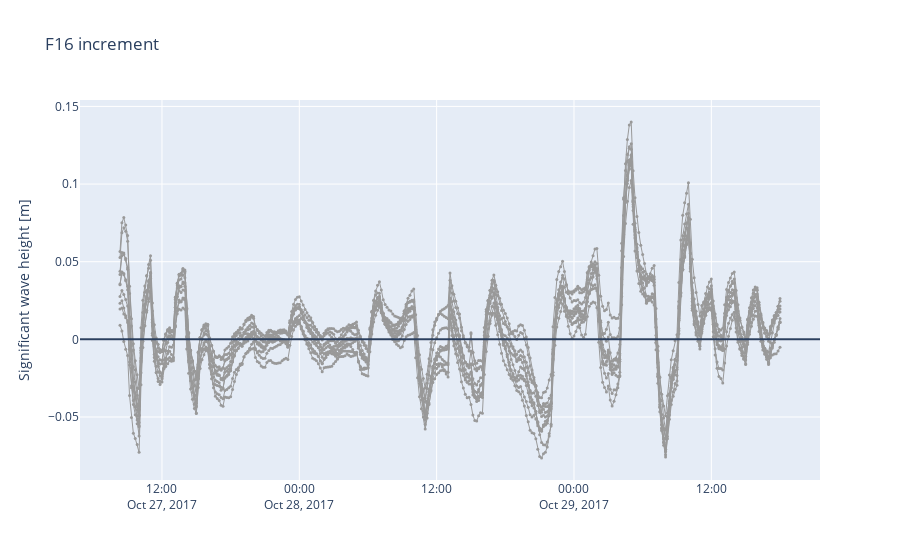

The code cell stored with this chart in its notebook:
### Code cell
diag.increment.iplot();

### Figure 1 — Plotly figure (JSON) as saved in the notebook; plotly's stock layout.template omitted (floating-point values rounded to 4 significant figures; data arrays with more than 128 entries replaced by an {"elided": "..."} marker saying what was removed)
{"data": [{"line": {"color": "#999999", "width": 1}, "marker": {"size": 3}, "mode": "lines+markers", "name": "State 1", "showlegend": false, "type": "scatter", "x": {"elided": "347 str values"}, "y": {"elided": "347 float values"}}, {"line": {"color": "#999999", "width": 1}, "marker": {"size": 3}, "mode": "lines+markers", "name": "State 2", "showlegend": false, "type": "scatter", "x": {"elided": "347 str values"}, "y": {"elided": "347 float values"}}, {"line": {"color": "#999999", "width": 1}, "marker": {"size": 3}, "mode": "lines+markers", "name": "State 3", "showlegend": false, "type": "scatter", "x": {"elided": "347 str values"}, "y": {"elided": "347 float values"}}, {"line": {"color": "#999999", "width": 1}, "marker": {"size": 3}, "mode": "lines+markers", "name": "State 4", "showlegend": false, "type": "scatter", "x": {"elided": "347 str values"}, "y": {"elided": "347 float values"}}, {"line": {"color": "#999999", "width": 1}, "marker": {"size": 3}, "mode": "lines+markers", "name": "State 5", "showlegend": false, "type": "scatter", "x": {"elided": "347 str values"}, "y": {"elided": "347 float values"}}, {"line": {"color": "#999999", "width": 1}, "marker": {"size": 3}, "mode": "lines+markers", "name": "State 6", "showlegend": false, "type": "scatter", "x": {"elided": "347 str values"}, "y": {"elided": "347 float values"}}, {"line": {"color": "#999999", "width": 1}, "marker": {"size": 3}, "mode": "lines+markers", "name": "State 7", "showlegend": false, "type": "scatter", "x": {"elided": "347 str values"}, "y": {"elided": "347 float values"}}, {"line": {"color": "#999999", "width": 1}, "marker": {"size": 3}, "mode": "lines+markers", "name": "State 8", "showlegend": false, "type": "scatter", "x": {"elided": "347 str values"}, "y": {"elided": "347 float values"}}, {"line": {"color": "#999999", "width": 1}, "marker": {"size": 3}, "mode": "lines+markers", "name": "State 9", "showlegend": false, "type": "scatter", "x": {"elided": "347 str values"}, "y": {"elided": "347 float values"}}, {"line": {"color": "#999999", "width": 1}, "marker": {"size": 3}, "mode": "lines+markers", "name": "State 10", "showlegend": false, "type": "scatter", "x": {"elided": "347 str values"}, "y": {"elided": "347 float values"}}], "layout": {"shapes": [{"type": "line", "x0": 0, "x1": 1, "xref": "x domain", "y0": 0, "y1": 0, "yref": "y"}], "title": {"text": "F16 increment"}, "yaxis": {"title": {"text": "Significant wave height [m]"}}}}
